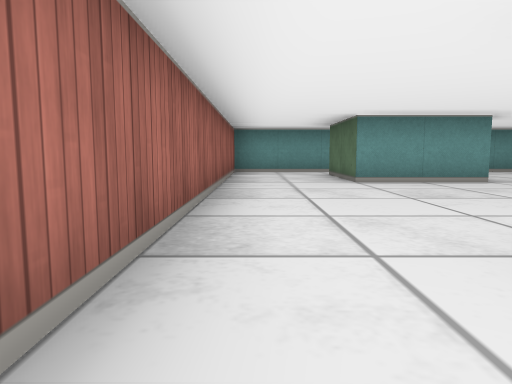
View 1 (above)

24 first-person views from a walk through a cub3D maze. The camera is about half as high as the walls, tilts 6° down and sees 70° across. The floor is counted in squares. Each view is taken from the middle of a square. On the plan, view 1 faces up. The plan holds only what a view shows up to about 9 squares ahead; the rest is blank.

View 2
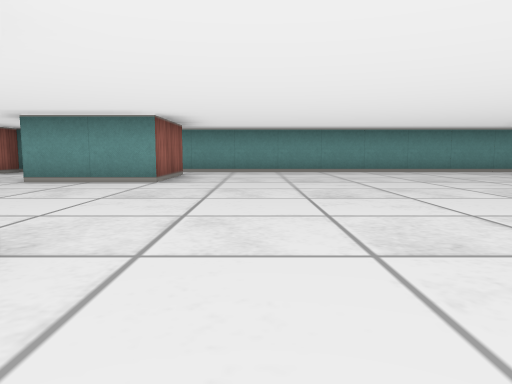

View 3
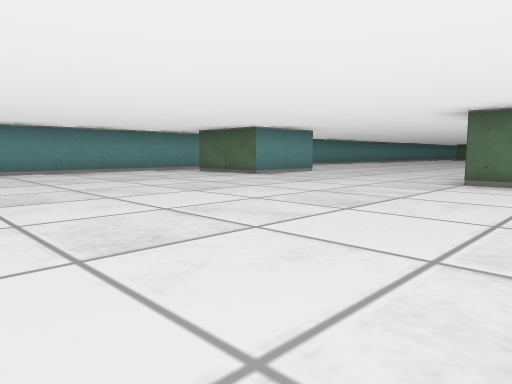

View 4
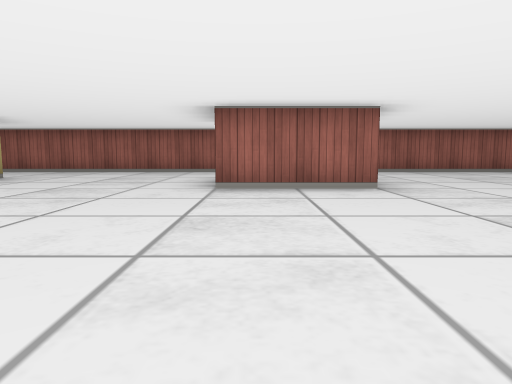

View 5
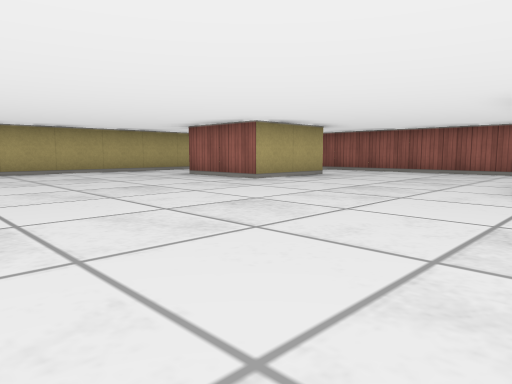

View 6
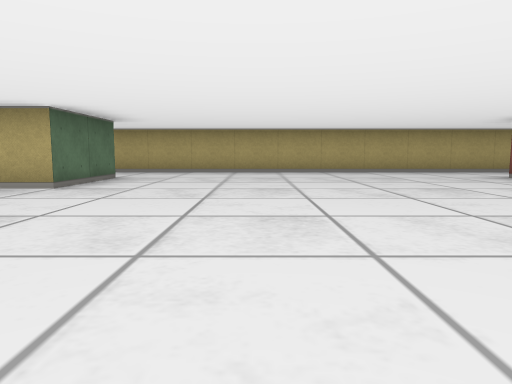

View 7
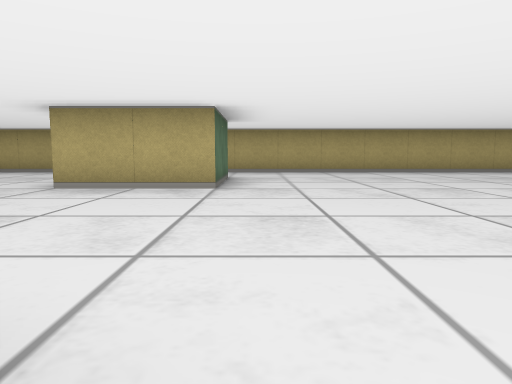

View 8
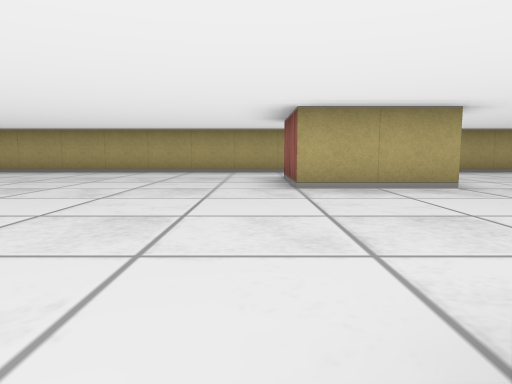

View 9
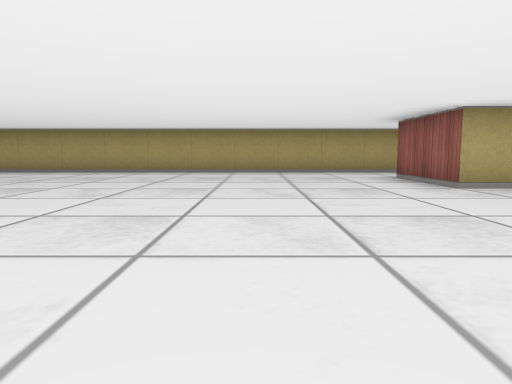

View 10
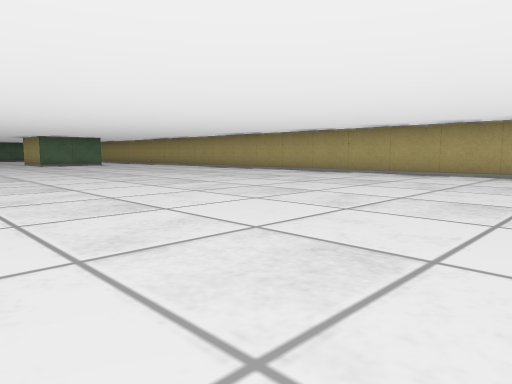

View 11
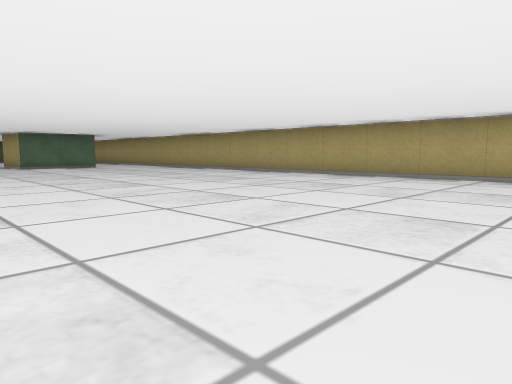

View 12
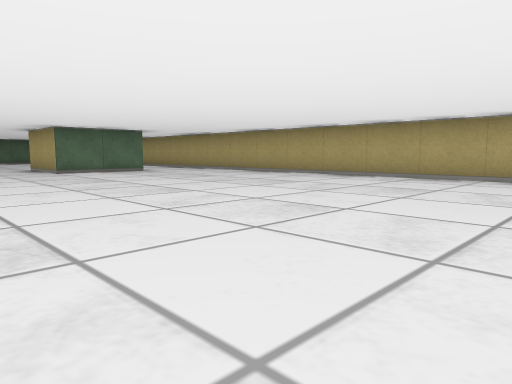

View 13
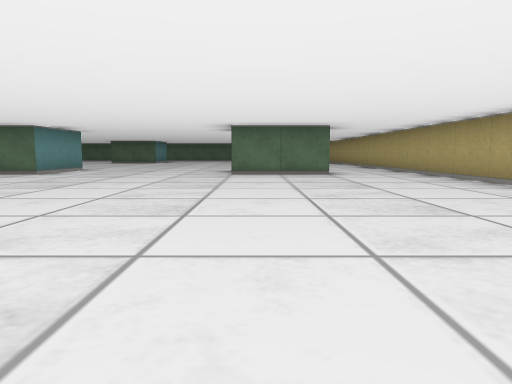

View 14
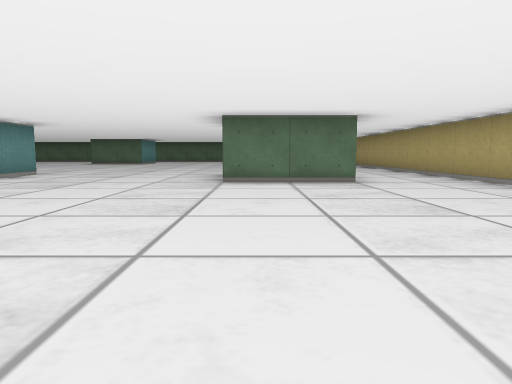

View 15
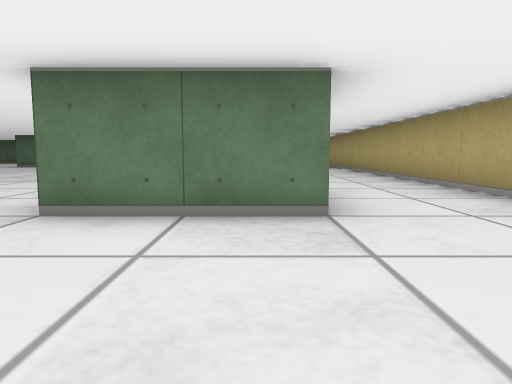

View 16
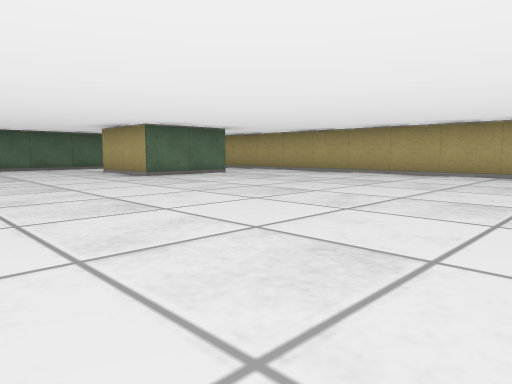

View 17
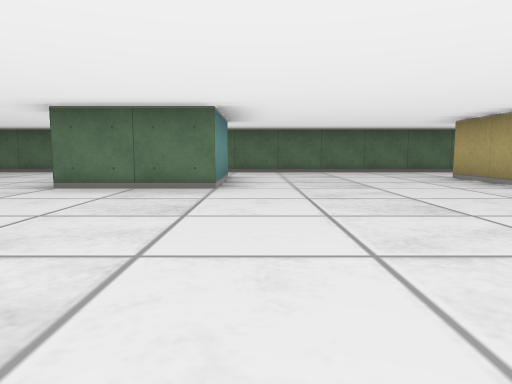

View 18
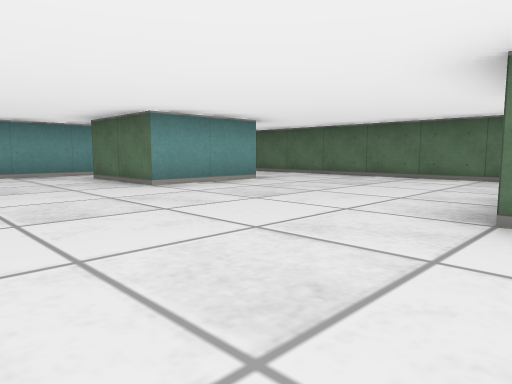

View 19
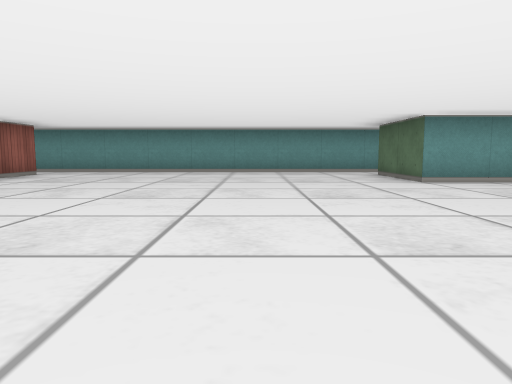

View 20
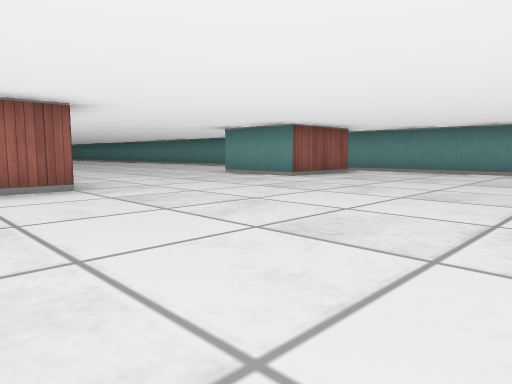

View 21
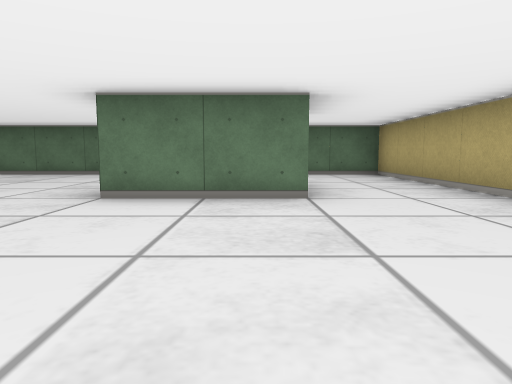

View 22
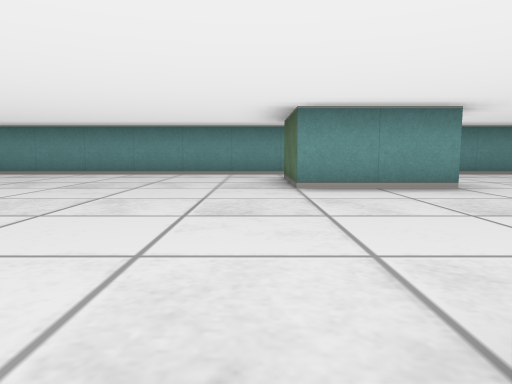

View 23
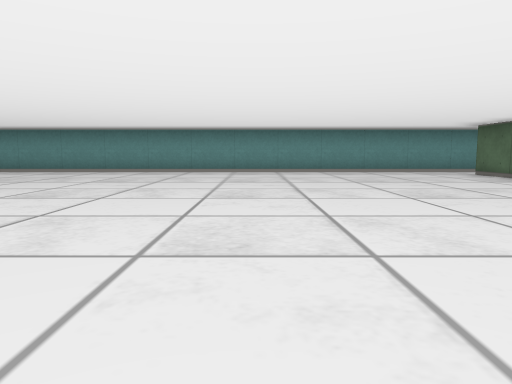

View 24
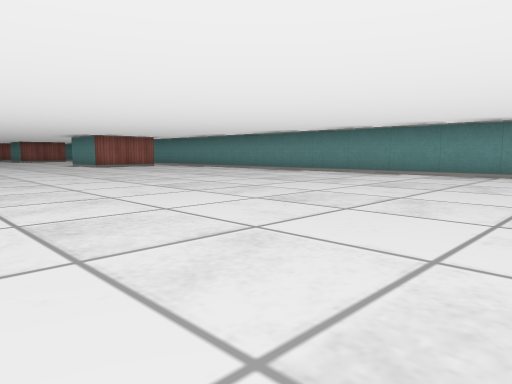

### Floor plan
Ten units are one square. View 1 is at (0, 0); x grows to the right and y downward. Boxes are objects, and circles mark ways between rooms. Rooms are numbered by the first view taken in them; rooms with no view inside come last. Other rooms are left out.
<svg viewBox="-10 -90 450 180">
<path fill="none" stroke="#000" d="M124 -55 105 -55 105 -74M105 -9 105 -15M325 5 305 5 305 -2M305 66 305 45 324 45M325 -16 325 -8M105 65 105 45 125 45 125 65M110 -85 32 -85M325 -75 325 -55 305 -55 305 -75M35 -16 35 5M35 -75 35 -55 15 -55M395 66 395 45 415 45M15 45 35 45 35 65M415 5 395 5 395 -15M20 85 415 85M400 -85 186 -85M415 -55 395 -55 395 -75M-5 9 -5 59M-5 -55 -5 -6M435 -22 435 -54M435 65 435 2M15 -55 15 -75M18 -85 -5 -85 -5 -55M415 85 435 85 435 65"/>
<circle cx="5" cy="-65" r="3" fill="#2a7"/>
<circle cx="405" cy="75" r="3" fill="#2a7"/>
<circle cx="425" cy="55" r="3" fill="#2a7"/>
<text x="210" y="0">1</text>
<text x="10" y="-70">2</text>
<text x="420" y="70">3</text>
</svg>
Room 1 opens to room 2. Room 1 opens to room 3.

Where each view was taken, in squares from view 1:
view 1: 0 up, 0 right, facing up
view 2: 0 up, 5 right, facing up
view 3: 0 up, 5 right, facing up-right
view 4: 0 up, 8 right, facing left
view 5: 0 up, 8 right, facing down-left
view 6: 0 up, 8 right, facing down
view 7: 0 up, 10 right, facing down
view 8: 0 up, 13 right, facing down
view 9: 0 up, 15 right, facing down
view 10: 1 down, 17 right, facing down-right
view 11: 2 down, 19 right, facing down-right
view 12: 2 down, 22 right, facing down-right
view 13: 5 down, 23 right, facing right
view 14: 5 down, 25 right, facing right
view 15: 6 down, 28 right, facing right
view 16: 1 down, 33 right, facing down-right
view 17: 1 down, 35 right, facing right
view 18: 1 up, 37 right, facing up-right
view 19: 0 up, 37 right, facing up
view 20: 0 up, 37 right, facing up-left
view 21: 6 down, 36 right, facing right
view 22: 1 up, 30 right, facing up
view 23: 0 up, 26 right, facing up
view 24: 1 up, 24 right, facing up-left
